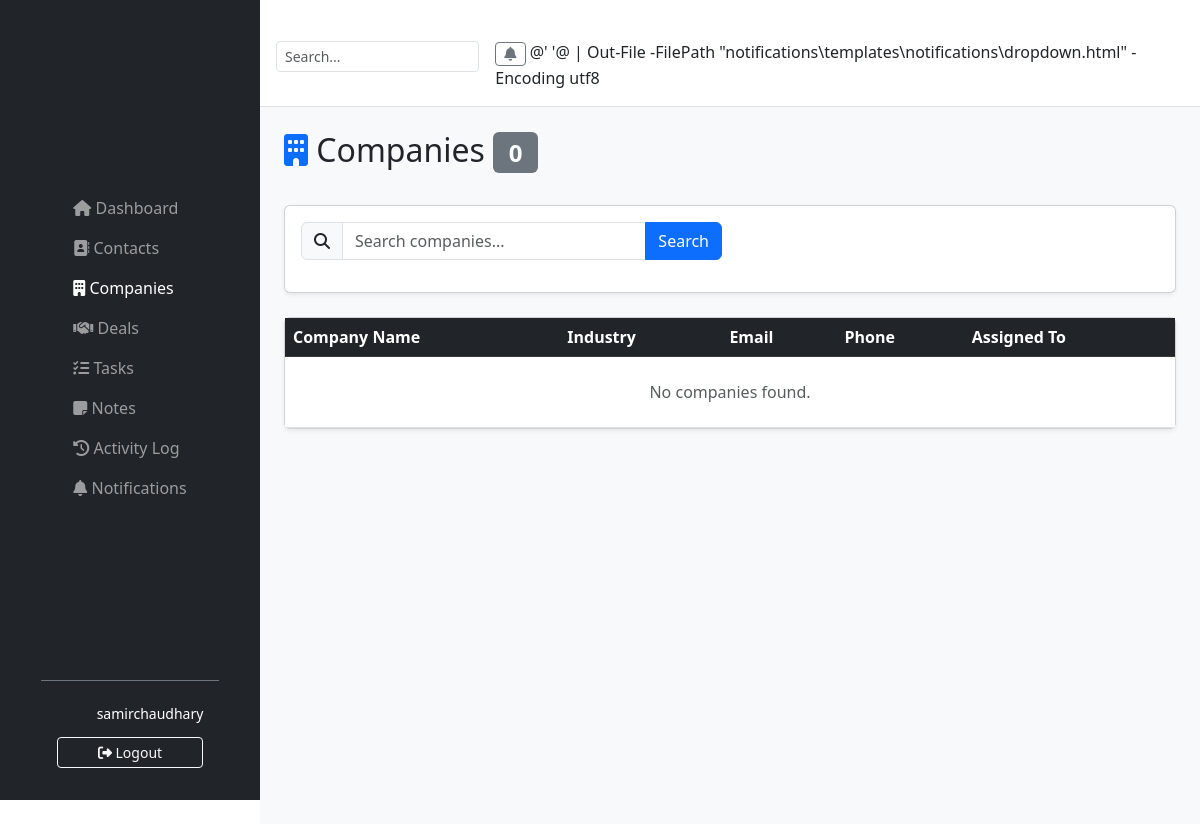
The app's page /companies/ (signed in), older data.
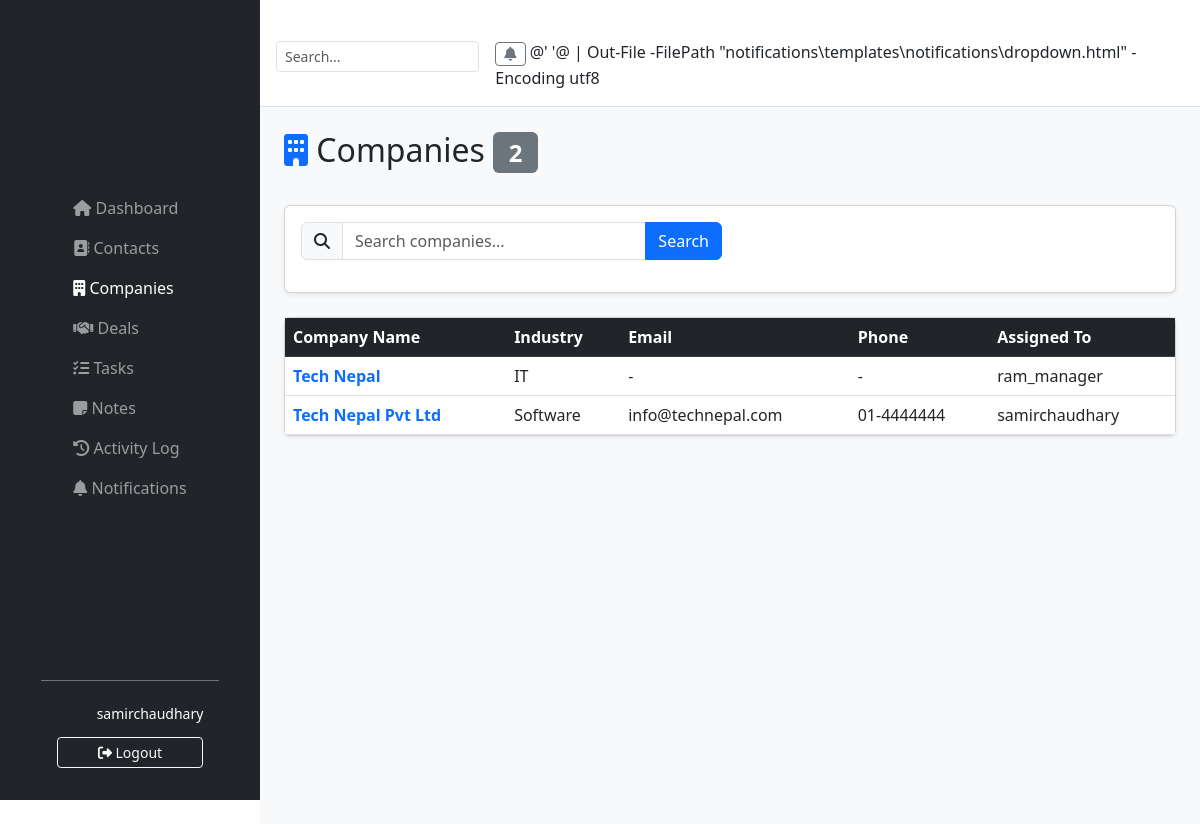
The same page, newer data.
### companies/models.py (models this page shows, shortened)
class Company(models.Model):
    name = models.CharField(max_length=200, unique=True)
    industry = models.CharField(max_length=100, blank=True)
    website = models.URLField(blank=True)
    email = models.EmailField(blank=True)
    phone = models.CharField(max_length=20, blank=True)
    address = models.TextField(blank=True)
    assigned_to = models.ForeignKey(User, on_delete=models.SET_NULL, null=True, blank=True)
    created_at = models.DateTimeField(auto_now_add=True)

### companies/views.py (the view, shortened to what this page needs)
# urls.py: path('', views.company_list, name='company_list'),
@login_required
def company_list(request):
    if request.user.groups.filter(name="Sales Rep").exists():
        companies = Company.objects.filter(
            assigned_to=request.user
        )
    else:
        companies = Company.objects.all()
    search = request.GET.get("search")
    context = {
        "companies": companies,
        "total": companies.count(),
        "is_admin": request.user.groups.filter(
            name="Admin"
        ).exists(),
        "is_manager": request.user.groups.filter(
            name__in=["Admin", "Sales Manager"]
        ).exists(),
    }
    return render(
        request,
        "companies/company_list.html",
        context,
    )

### notifications/context_processors.py (called while the page is built)
def notification_context(request):
    if request.user.is_authenticated:
        unread_count = request.user.notifications.filter(is_read=False).count()
        latest_notifications = request.user.notifications.all()[:5]
        return {
            'unread_count': unread_count,
            'latest_notifications': latest_notifications,
        }
    return {}

### companies/templates/companies/company_list.html (shortened to what this page needs)
{% extends 'base.html' %}
{% block content %}
<div class="d-flex justify-content-between align-items-center mb-4">
    <h2><i class="fas fa-building text-primary"></i> Companies <span class="badge bg-secondary">{{ total }}</span></h2>
</div>
<div class="card mb-4 shadow-sm">
    <div class="card-body">
        <form method="get" class="row g-3">
            <div class="col-md-6">
                <div class="input-group">
                    <span class="input-group-text"><i class="fas fa-search"></i></span>
                    <input type="text" name="search" class="form-control" placeholder="Search companies..." value="{{ request.GET.search }}">
                    <button type="submit" class="btn btn-primary">Search</button>
                </div>
            </div>
        </form>
    </div>
</div>
<div class="card shadow-sm">
    <div class="table-responsive">
        <table class="table table-hover mb-0">
            <thead class="table-dark">
                <tr>
                    <th>Company Name</th>
                    <th>Industry</th>
                    <th>Email</th>
                    <th>Phone</th>
                    <th>Assigned To</th>
                </tr>
            </thead>
            <tbody>
                {% for company in companies %}
                <tr>
                    <td><a href="{% url 'company_detail' company.pk %}" class="fw-bold text-decoration-none">{{ company.name }}</a></td>
                    <td>{{ company.industry|default:"-" }}</td>
                    <td>{{ company.email|default:"-" }}</td>
                    <td>{{ company.phone|default:"-" }}</td>
                    <td>{{ company.assigned_to|default:"Unassigned" }}</td>
                </tr>
                {% empty %}
                <tr><td colspan="6" class="text-center text-muted py-4">No companies found.</td></tr>
                {% endfor %}
            </tbody>
        </table>
    </div>
</div>
{% endblock %}

Row changes from the older to the newer data that the page shows:
added Company: name "Tech Nepal", industry "IT", email "-", phone "-", assigned_to "ram_manager"
added Company: name "Tech Nepal Pvt Ltd", industry "Software", email "info@technepal.com", phone "01-4444444", assigned_to "samirchaudhary"
Text that changed along with them:
{{ total }}: "0" → "2"
text no longer shown: "No companies found."
